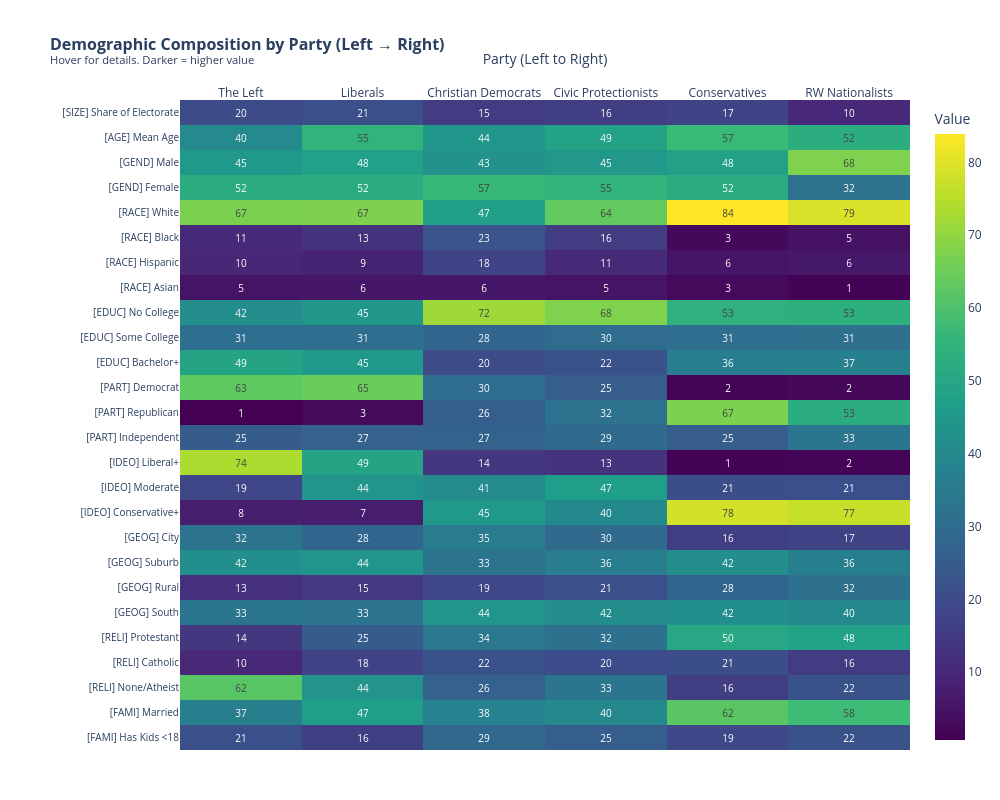

The notebook cell this image was saved under:
### Code cell
# DEMOGRAPHIC HEATMAP: Party Composition Comparison
import plotly.graph_objects as go
import numpy as np

# Party order from LEFT to RIGHT
party_order = ['The Left', 'Liberals', 'Christian Democrats', 'Civic Protectionists', 'Conservatives', 'RW Nationalists']
party_to_cluster = {
    'The Left': 0, 'RW Nationalists': 1, 'Christian Democrats': 2, 
    'Civic Protectionists': 3, 'Conservatives': 4, 'Liberals': 5
}

# Define demographic categories
demographics = {
    'SIZE': [
        ('Share of Electorate', lambda d, w, wpct: len(d)/len(ces_policy_imputed)*100),
    ],
    'AGE': [
        ('Mean Age', lambda d, w, wpct: 2024 - np.average(d['birthyr'], weights=d['commonweight'])),
    ],
    'GENDER': [
        ('Male', lambda d, w, wpct: wpct(d['gender4']==1)),
        ('Female', lambda d, w, wpct: wpct(d['gender4']==2)),
    ],
    'RACE': [
        ('White', lambda d, w, wpct: wpct(d['race']==1)),
        ('Black', lambda d, w, wpct: wpct(d['race']==2)),
        ('Hispanic', lambda d, w, wpct: wpct(d['race']==3)),
        ('Asian', lambda d, w, wpct: wpct(d['race']==4)),
    ],
    'EDUCATION': [
        ('No College', lambda d, w, wpct: wpct(d['educ']<=3)),
        ('Some College', lambda d, w, wpct: wpct(d['educ']==3) + wpct(d['educ']==4)),
        ('Bachelor+', lambda d, w, wpct: wpct(d['educ']>=5)),
    ],
    'PARTY ID': [
        ('Democrat', lambda d, w, wpct: wpct(d['pid3']==1)),
        ('Republican', lambda d, w, wpct: wpct(d['pid3']==2)),
        ('Independent', lambda d, w, wpct: wpct(d['pid3']==3)),
    ],
    'IDEOLOGY': [
        ('Liberal+', lambda d, w, wpct: wpct(d['ideo5']<=2)),
        ('Moderate', lambda d, w, wpct: wpct(d['ideo5']==3)),
        ('Conservative+', lambda d, w, wpct: wpct(d['ideo5']>=4)),
    ],
    'GEOGRAPHY': [
        ('City', lambda d, w, wpct: wpct(d['urbancity']==1)),
        ('Suburb', lambda d, w, wpct: wpct(d['urbancity']==2)),
        ('Rural', lambda d, w, wpct: wpct(d['urbancity']==4)),
        ('South', lambda d, w, wpct: wpct(d['region']==3)),
    ],
    'RELIGION': [
        ('Protestant', lambda d, w, wpct: wpct(d['religpew']==1)),
        ('Catholic', lambda d, w, wpct: wpct(d['religpew']==2)),
        ('None/Atheist', lambda d, w, wpct: wpct(d['religpew'].isin([9,10,11]))),
    ],
    'FAMILY': [
        ('Married', lambda d, w, wpct: wpct(d['marstat']==1)),
        ('Has Kids <18', lambda d, w, wpct: wpct(d['child18']==1)),
    ],
}

# Calculate all demographics for each party
demo_rows = []
row_labels = []
category_labels = []

for cat_name, metrics in demographics.items():
    for metric_name, calc_func in metrics:
        row_data = []
        for party_name in party_order:
            cluster_id = party_to_cluster[party_name]
            cluster_data = ces_policy_imputed[ces_policy_imputed['cluster'] == cluster_id]
            total_weight = cluster_data['commonweight'].sum()
            
            def wpct(mask):
                return (cluster_data.loc[mask, 'commonweight'].sum() / total_weight) * 100
            
            val = calc_func(cluster_data, total_weight, wpct)
            row_data.append(val)
        
        demo_rows.append(row_data)
        row_labels.append(metric_name)
        category_labels.append(cat_name)

z_data = np.array(demo_rows)

# Create hover text
hover_text = []
for i, (label, cat, row) in enumerate(zip(row_labels, category_labels, demo_rows)):
    hover_row = []
    for j, (party, val) in enumerate(zip(party_order, row)):
        if label == 'Mean Age':
            hover_row.append(f"<b>{party}</b><br>{label}: <b>{val:.1f} years</b>")
        else:
            hover_row.append(f"<b>{party}</b><br>{label}: <b>{val:.1f}%</b>")
    hover_text.append(hover_row)

# Create combined labels
combined_labels = [f"[{cat[:4]}] {label}" for cat, label in zip(category_labels, row_labels)]

# Format text for display
text_display = []
for row in demo_rows:
    text_row = []
    for val in row:
        text_row.append(f"{val:.0f}")
    text_display.append(text_row)

# Create heatmap
fig = go.Figure(data=go.Heatmap(
    z=z_data,
    x=party_order,
    y=combined_labels,
    colorscale='viridis',
    text=text_display,
    texttemplate="%{text}",
    textfont={"size": 10},
    hovertext=hover_text,
    hoverinfo='text',
    colorbar=dict(title='Value', ticksuffix='')
))

fig.update_layout(
    title=dict(
        text='<b>Demographic Composition by Party (Left → Right)</b><br><sup>Hover for details. Darker = higher value</sup>',
        font=dict(size=16)
    ),
    xaxis=dict(title='Party (Left to Right)', side='top', tickangle=0),
    yaxis=dict(title='', autorange='reversed', tickfont=dict(size=10)),
    height=800,
    width=1000,
    margin=dict(l=180, r=50, t=100, b=50),
)

fig.show()
print("\n✓ Hover over cells for detailed values. Categories shown in brackets [CAT].")

### Figure 1 — Plotly figure (JSON) as saved in the notebook; plotly's stock layout.template omitted (floating-point values rounded to 4 significant figures; data arrays with more than 128 entries replaced by an {"elided": "..."} marker saying what was removed)
{"data": [{"colorbar": {"ticksuffix": "", "title": {"text": "Value"}}, "colorscale": [[0, "#440154"], [0.1111, "#482878"], [0.2222, "#3e4989"], [0.3333, "#31688e"], [0.4444, "#26828e"], [0.5556, "#1f9e89"], [0.6667, "#35b779"], [0.7778, "#6ece58"], [0.8889, "#b5de2b"], [1, "#fde725"]], "hoverinfo": "text", "hovertext": {"elided": "26x6 str values"}, "text": {"elided": "26x6 str values"}, "textfont": {"size": 10}, "texttemplate": "%{text}", "type": "heatmap", "x": ["The Left", "Liberals", "Christian Democrats", "Civic Protectionists", "Conservatives", "RW Nationalists"], "y": ["[SIZE] Share of Electorate", "[AGE] Mean Age", "[GEND] Male", "[GEND] Female", "[RACE] White", "[RACE] Black", "[RACE] Hispanic", "[RACE] Asian", "[EDUC] No College", "[EDUC] Some College", "[EDUC] Bachelor+", "[PART] Democrat", "[PART] Republican", "[PART] Independent", "[IDEO] Liberal+", "[IDEO] Moderate", "[IDEO] Conservative+", "[GEOG] City", "[GEOG] Suburb", "[GEOG] Rural", "[GEOG] South", "[RELI] Protestant", "[RELI] Catholic", "[RELI] None/Atheist", "[FAMI] Married", "[FAMI] Has Kids <18"], "z": {"elided": "26x6 float values"}}], "layout": {"height": 800, "margin": {"b": 50, "l": 180, "r": 50, "t": 100}, "title": {"font": {"size": 16}, "text": "<b>Demographic Composition by Party (Left → Right)</b><br><sup>Hover for details. Darker = higher value</sup>"}, "width": 1000, "xaxis": {"side": "top", "tickangle": 0, "title": {"text": "Party (Left to Right)"}}, "yaxis": {"autorange": "reversed", "tickfont": {"size": 10}, "title": {"text": ""}}}}
